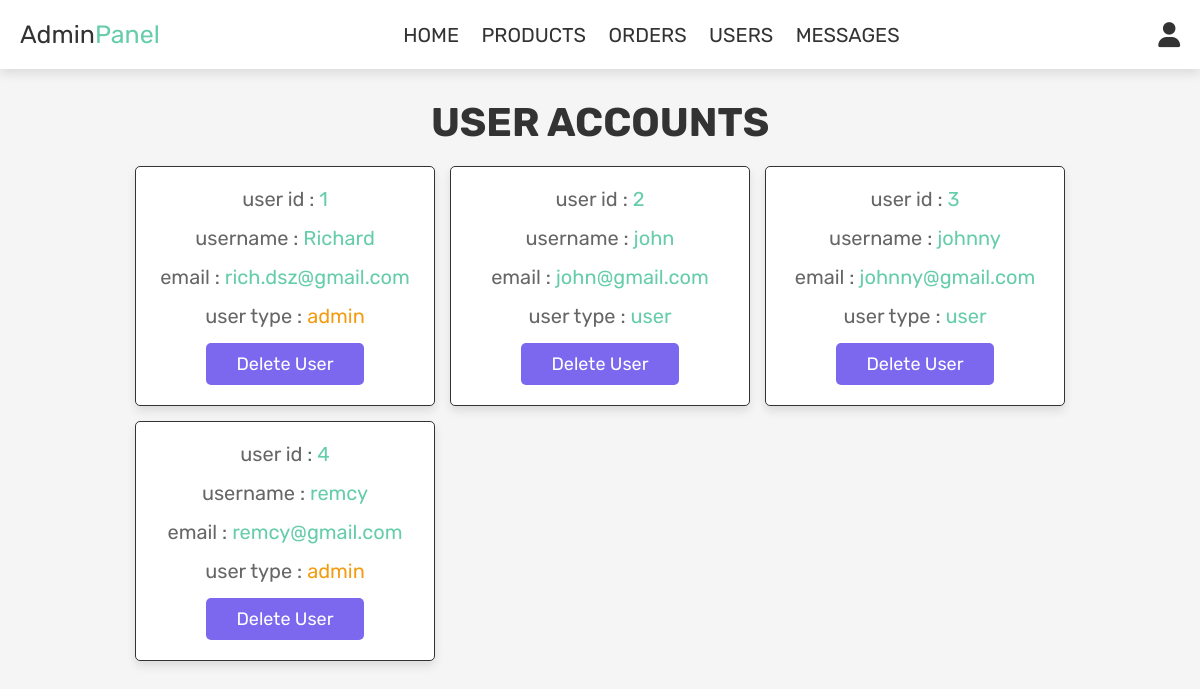
Screenshot of /project/admin_users.php (signed in) with the database file from the repository.
### tables this page shows
CREATE TABLE IF NOT EXISTS `users` (
  `id` int(100) NOT NULL AUTO_INCREMENT,
  `name` varchar(100) NOT NULL,
  `email` varchar(100) NOT NULL,
  `password` varchar(100) NOT NULL,
  `user_type` varchar(20) NOT NULL DEFAULT 'user',
  PRIMARY KEY (`id`)
);

### project/admin_users.php (the view, shortened to what this page needs)
<?php
include 'config.php';
?>
<!DOCTYPE html>
<html lang="en">
<head>
   <link rel="stylesheet" href="https://cdnjs.cloudflare.com/ajax/libs/font-awesome/6.0.0/css/all.min.css">
   <link rel="stylesheet" href="css/admin_style.css">
</head>
<body>
<?php include 'admin_header.php'; ?>
<section class="users">
   <h1 class="title"> user accounts </h1>
   <div class="box-container">
      <?php
         $select_users = mysqli_query($conn, "SELECT * FROM `users`") or die('query failed');
         while($fetch_users = mysqli_fetch_assoc($select_users)){
      ?>
      <div class="box">
         <p> user id : <span><?php echo $fetch_users['id']; ?></span> </p>
         <p> username : <span><?php echo $fetch_users['name']; ?></span> </p>
         <p> email : <span><?php echo $fetch_users['email']; ?></span> </p>
         <p> user type : <span style="color:<?php if($fetch_users['user_type'] == 'admin'){ echo 'var(--orange)'; } ?>"><?php echo $fetch_users['user_type']; ?></span> </p>
         <a href="admin_users.php?delete=<?php echo $fetch_users['id']; ?>" onclick="return confirm('delete this user?');" class="delete-btn">delete user</a>
      </div>
      <?php
         };
      ?>
   </div>
</section>
</body>
</html>

### project/css/admin_style.css (style rules this page uses)
:root { --MediumAquaMarine:#66CDAA; --MediumSlateBlue:#7B68EE; --orange:#f39c12; --black:#333; --white:#fff; --light-color:#666; --light-white:#ccc; --light-bg:#f5f5f5; --border:.1rem solid var(--black); --box-shadow:0 .5rem 1rem rgba(0,0,0,.1); }
* { font-family: 'Rubik', sans-serif; margin:0; padding:0; box-sizing: border-box; outline: none; border:none; text-decoration: none; transition:all .2s linear; }
html { font-size: 62.5%; overflow-x: hidden; }
body { background-color: var(--light-bg); }
section { padding:3rem 2rem; }
.title { text-align: center; margin-bottom: 2rem; text-transform: uppercase; color:var(--black); font-size: 4rem; }
.btn, .option-btn, .delete-btn, .white-btn { display: inline-block; margin-top: 1rem; padding:1rem 3rem; cursor: pointer; color:var(--white); font-size: 1.8rem; border-radius: .5rem; text-transform: capitalize; }
.delete-btn { background-color: var(--MediumSlateBlue); }
.users .box-container { display: grid; grid-template-columns: repeat(auto-fit, 30rem); justify-content: center; gap:1.5rem; max-width: 1200px; margin:0 auto; align-items: flex-start; }
.users .box-container .box { background-color: var(--white); padding:2rem; border:var(--border); box-shadow: var(--box-shadow); border-radius: .5rem; text-align: center; }
.users .box-container .box p { padding-bottom: 1.5rem; font-size: 2rem; color:var(--light-color); }
.users .box-container .box p span { color:var(--MediumAquaMarine); }
.users .box-container .box .delete-btn { margin-top: 0; }

### rows the page displays
users: id "1", name "Richard", email "rich.dsz@gmail.com", user_type "admin"
users: id "2", name "john", email "john@gmail.com", user_type "user"
users: id "3", name "johnny", email "johnny@gmail.com", user_type "user"
users: id "4", name "remcy", email "remcy@gmail.com", user_type "admin"
